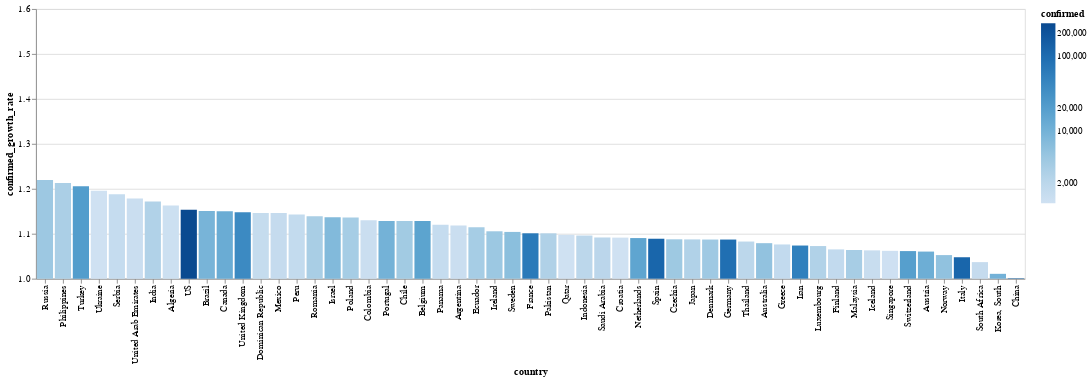

The cell this chart's notebook holds for it:
### Markdown cell above
# Tasa de contagios por país

El color corresponde con la cantidad de casos confirmados

### Code cell
today_df = global_df[
    (global_df.date == global_df.date.max()) & 
    (global_df.confirmed > 1000)
]


alt.Chart(today_df).mark_bar().encode(
    x=alt.X(
        'country', 
        sort=list(
            today_df.set_index('country')
                    .confirmed_growth_rate
                    .sort_values()
                    .index[::-1]
        )
    ),
    y=alt.X(
        'confirmed_growth_rate', 
        scale=alt.Scale(domain=[1, 1.6], clamp=True)
    ),
    color=alt.Color('confirmed', scale=alt.Scale(type='log')),
    tooltip=list(today_df.columns)
)

### Figure 1 — Vega-Lite specification as saved in the notebook (floating-point values rounded to 4 significant figures)
{"config": {"view": {"continuousWidth": 400, "continuousHeight": 300}}, "data": {"name": "data-f24bf666f1d830b883c17a80c2e2fe08"}, "mark": "bar", "encoding": {"color": {"type": "quantitative", "field": "confirmed", "scale": {"type": "log"}}, "tooltip": [{"type": "temporal", "field": "date"}, {"type": "nominal", "field": "country"}, {"type": "quantitative", "field": "confirmed"}, {"type": "quantitative", "field": "recovered"}, {"type": "quantitative", "field": "death"}, {"type": "quantitative", "field": "confirmed_growth_rate"}, {"type": "quantitative", "field": "death_growth_rate"}, {"type": "temporal", "field": "first_infaction_date"}, {"type": "quantitative", "field": "days_from_first_infection"}, {"type": "temporal", "field": "tenth_infaction_date"}, {"type": "quantitative", "field": "days_from_tenth_infection"}, {"type": "temporal", "field": "first_death_date"}, {"type": "quantitative", "field": "days_from_first_death"}, {"type": "temporal", "field": "tenth_death_date"}, {"type": "quantitative", "field": "days_from_tenth_death"}], "x": {"type": "nominal", "field": "country", "sort": ["Russia", "Philippines", "Turkey", "Ukraine", "Serbia", "United Arab Emirates", "India", "Algeria", "US", "Brazil", "Canada", "United Kingdom", "Dominican Republic", "Mexico", "Peru", "Romania", "Israel", "Poland", "Colombia", "Portugal", "Chile", "Belgium", "Panama", "Argentina", "Ecuador", "Ireland", "Sweden", "France", "Pakistan", "Qatar", "Indonesia", "Saudi Arabia", "Croatia", "Netherlands", "Spain", "Czechia", "Japan", "Denmark", "Germany", "Thailand", "Australia", "Greece", "Iran", "Luxembourg", "Finland", "Malaysia", "Iceland", "Singapore", "Switzerland", "Austria", "Norway", "Italy", "South Africa", "Korea, South", "China"]}, "y": {"type": "quantitative", "field": "confirmed_growth_rate", "scale": {"clamp": true, "domain": [1, 1.6]}}}, "$schema": "https://vega.github.io/schema/vega-lite/v4.8.1.json", "datasets": {"data-f24bf666f1d830b883c17a80c2e2fe08": [{"date": "2020-04-03T00:00:00", "country": "Algeria", "confirmed": 1171, "recovered": 62, "death": 105, "confirmed_growth_rate": 1.163, "death_growth_rate": 1.227, "first_infaction_date": "2020-02-25T00:00:00", "days_from_first_infection": 38, "tenth_infaction_date": "2020-03-04T00:00:00", "days_from_tenth_infection": 30.0, "first_death_date": "2020-03-12T00:00:00", "days_from_first_death": 22.0, "tenth_death_date": "2020-03-20T00:00:00", "days_from_tenth_death": 14.0}, {"date": "2020-04-03T00:00:00", "country": "Argentina", "confirmed": 1265, "recovered": 266, "death": 39, "confirmed_growth_rate": 1.118, "death_growth_rate": 1.176, "first_infaction_date": "2020-03-03T00:00:00", "days_from_first_infection": 31, "tenth_infaction_date": "2020-03-08T00:00:00", "days_from_tenth_infection": 26.0, "first_death_date": "2020-03-08T00:00:00", "days_from_first_death": 26.0, "tenth_death_date": "2020-03-22T00:00:00", "days_from_tenth_death": 12.0}, {"date": "2020-04-03T00:00:00", "country": "Australia", "confirmed": 5330, "recovered": 649, "death": 28, "confirmed_growth_rate": 1.079, "death_growth_rate": 1.117, "first_infaction_date": "2020-01-26T00:00:00", "days_from_first_infection": 68, "tenth_infaction_date": "2020-02-01T00:00:00", "days_from_tenth_infection": 62.0, "first_death_date": "2020-03-01T00:00:00", "days_from_first_death": 33.0, "tenth_death_date": "2020-03-26T00:00:00", "days_from_tenth_death": 8.0}, {"date": "2020-04-03T00:00:00", "country": "Austria", "confirmed": 11524, "recovered": 2022, "death": 168, "confirmed_growth_rate": 1.06, "death_growth_rate": 1.166, "first_infaction_date": "2020-02-25T00:00:00", "days_from_first_infection": 38, "tenth_infaction_date": "2020-03-01T00:00:00", "days_from_tenth_infection": 33.0, "first_death_date": "2020-03-12T00:00:00", "days_from_first_death": 22.0, "tenth_death_date": "2020-03-22T00:00:00", "days_from_tenth_death": 12.0}, {"date": "2020-04-03T00:00:00", "country": "Belgium", "confirmed": 16770, "recovered": 2872, "death": 1143, "confirmed_growth_rate": 1.128, "death_growth_rate": 1.219, "first_infaction_date": "2020-02-04T00:00:00", "days_from_first_infection": 59, "tenth_infaction_date": "2020-03-03T00:00:00", "days_from_tenth_infection": 31.0, "first_death_date": "2020-03-11T00:00:00", "days_from_first_death": 23.0, "tenth_death_date": "2020-03-18T00:00:00", "days_from_tenth_death": 16.0}, {"date": "2020-04-03T00:00:00", "country": "Brazil", "confirmed": 9056, "recovered": 127, "death": 359, "confirmed_growth_rate": 1.151, "death_growth_rate": 1.217, "first_infaction_date": "2020-02-26T00:00:00", "days_from_first_infection": 37, "tenth_infaction_date": "2020-03-06T00:00:00", "days_from_tenth_infection": 28.0, "first_death_date": "2020-03-17T00:00:00", "days_from_first_death": 17.0, "tenth_death_date": "2020-03-20T00:00:00", "days_from_tenth_death": 14.0}, {"date": "2020-04-03T00:00:00", "country": "Canada", "confirmed": 12437, "recovered": 2175, "death": 179, "confirmed_growth_rate": 1.15, "death_growth_rate": 1.191, "first_infaction_date": "2020-01-26T00:00:00", "days_from_first_infection": 68, "tenth_infaction_date": "2020-02-25T00:00:00", "days_from_tenth_infection": 38.0, "first_death_date": "2020-03-09T00:00:00", "days_from_first_death": 25.0, "tenth_death_date": "2020-03-20T00:00:00", "days_from_tenth_death": 14.0}, {"date": "2020-04-03T00:00:00", "country": "Chile", "confirmed": 3737, "recovered": 427, "death": 22, "confirmed_growth_rate": 1.128, "death_growth_rate": 1.241, "first_infaction_date": "2020-03-03T00:00:00", "days_from_first_infection": 31, "tenth_infaction_date": "2020-03-10T00:00:00", "days_from_tenth_infection": 24.0, "first_death_date": "2020-03-22T00:00:00", "days_from_first_death": 12.0, "tenth_death_date": "2020-03-31T00:00:00", "days_from_tenth_death": 3.0}, {"date": "2020-04-03T00:00:00", "country": "China", "confirmed": 82511, "recovered": 76760, "death": 3326, "confirmed_growth_rate": 1.001, "death_growth_rate": 1.001, "first_infaction_date": "2020-01-22T00:00:00", "days_from_first_infection": 72, "tenth_infaction_date": "2020-01-22T00:00:00", "days_from_tenth_infection": 72.0, "first_death_date": "2020-01-22T00:00:00", "days_from_first_death": 72.0, "tenth_death_date": "2020-01-22T00:00:00", "days_from_tenth_death": 72.0}, {"date": "2020-04-03T00:00:00", "country": "Colombia", "confirmed": 1267, "recovered": 55, "death": 25, "confirmed_growth_rate": 1.13, "death_growth_rate": 1.233, "first_infaction_date": "2020-03-06T00:00:00", "days_from_first_infection": 28, "tenth_infaction_date": "2020-03-13T00:00:00", "days_from_tenth_infection": 21.0, "first_death_date": "2020-03-22T00:00:00", "days_from_first_death": 12.0, "tenth_death_date": "2020-03-30T00:00:00", "days_from_tenth_death": 4.0}, {"date": "2020-04-03T00:00:00", "country": "Croatia", "confirmed": 1079, "recovered": 92, "death": 8, "confirmed_growth_rate": 1.091, "death_growth_rate": 1.159, "first_infaction_date": "2020-02-25T00:00:00", "days_from_first_infection": 38, "tenth_infaction_date": "2020-03-06T00:00:00", "days_from_tenth_infection": 28.0, "first_death_date": "2020-03-19T00:00:00", "days_from_first_death": 15.0, "tenth_death_date": "", "days_from_tenth_death": null}, {"date": "2020-04-03T00:00:00", "country": "Czechia", "confirmed": 4091, "recovered": 72, "death": 53, "confirmed_growth_rate": 1.088, "death_growth_rate": 1.293, "first_infaction_date": "2020-03-01T00:00:00", "days_from_first_infection": 33, "tenth_infaction_date": "2020-03-05T00:00:00", "days_from_tenth_infection": 29.0, "first_death_date": "2020-03-22T00:00:00", "days_from_first_death": 12.0, "tenth_death_date": "2020-03-28T00:00:00", "days_from_tenth_death": 6.0}, {"date": "2020-04-03T00:00:00", "country": "Denmark", "confirmed": 3946, "recovered": 1287, "death": 139, "confirmed_growth_rate": 1.087, "death_growth_rate": 1.152, "first_infaction_date": "2020-02-27T00:00:00", "days_from_first_infection": 36, "tenth_infaction_date": "2020-03-04T00:00:00", "days_from_tenth_infection": 30.0, "first_death_date": "2020-03-14T00:00:00", "days_from_first_death": 20.0, "tenth_death_date": "2020-03-21T00:00:00", "days_from_tenth_death": 13.0}, {"date": "2020-04-03T00:00:00", "country": "Dominican Republic", "confirmed": 1488, "recovered": 16, "death": 68, "confirmed_growth_rate": 1.146, "death_growth_rate": 1.198, "first_infaction_date": "2020-03-01T00:00:00", "days_from_first_infection": 33, "tenth_infaction_date": "2020-03-14T00:00:00", "days_from_tenth_infection": 20.0, "first_death_date": "2020-03-17T00:00:00", "days_from_first_death": 17.0, "tenth_death_date": "2020-03-27T00:00:00", "days_from_tenth_death": 7.0}, {"date": "2020-04-03T00:00:00", "country": "Ecuador", "confirmed": 3368, "recovered": 65, "death": 145, "confirmed_growth_rate": 1.115, "death_growth_rate": 1.224, "first_infaction_date": "2020-03-01T00:00:00", "days_from_first_infection": 33, "tenth_infaction_date": "2020-03-05T00:00:00", "days_from_tenth_infection": 29.0, "first_death_date": "2020-03-14T00:00:00", "days_from_first_death": 20.0, "tenth_death_date": "2020-03-22T00:00:00", "days_from_tenth_death": 12.0}, {"date": "2020-04-03T00:00:00", "country": "Finland", "confirmed": 1615, "recovered": 300, "death": 20, "confirmed_growth_rate": 1.065, "death_growth_rate": 1.167, "first_infaction_date": "2020-01-29T00:00:00", "days_from_first_infection": 65, "tenth_infaction_date": "2020-03-05T00:00:00", "days_from_tenth_infection": 29.0, "first_death_date": "2020-03-21T00:00:00", "days_from_first_death": 13.0, "tenth_death_date": "2020-03-29T00:00:00", "days_from_tenth_death": 5.0}, {"date": "2020-04-03T00:00:00", "country": "France", "confirmed": 65202, "recovered": 14135, "death": 6520, "confirmed_growth_rate": 1.101, "death_growth_rate": 1.186, "first_infaction_date": "2020-01-24T00:00:00", "days_from_first_infection": 70, "tenth_infaction_date": "2020-02-08T00:00:00", "days_from_tenth_infection": 55.0, "first_death_date": "2020-02-15T00:00:00", "days_from_first_death": 48.0, "tenth_death_date": "2020-03-07T00:00:00", "days_from_tenth_death": 27.0}, {"date": "2020-04-03T00:00:00", "country": "Germany", "confirmed": 91159, "recovered": 24575, "death": 1275, "confirmed_growth_rate": 1.087, "death_growth_rate": 1.207, "first_infaction_date": "2020-01-27T00:00:00", "days_from_first_infection": 67, "tenth_infaction_date": "2020-02-03T00:00:00", "days_from_tenth_infection": 60.0, "first_death_date": "2020-03-09T00:00:00", "days_from_first_death": 25.0, "tenth_death_date": "2020-03-15T00:00:00", "days_from_tenth_death": 19.0}, {"date": "2020-04-03T00:00:00", "country": "Greece", "confirmed": 1613, "recovered": 78, "death": 63, "confirmed_growth_rate": 1.076, "death_growth_rate": 1.124, "first_infaction_date": "2020-02-26T00:00:00", "days_from_first_infection": 37, "tenth_infaction_date": "2020-03-05T00:00:00", "days_from_tenth_infection": 29.0, "first_death_date": "2020-03-11T00:00:00", "days_from_first_death": 23.0, "tenth_death_date": "2020-03-21T00:00:00", "days_from_tenth_death": 13.0}, {"date": "2020-04-03T00:00:00", "country": "Iceland", "confirmed": 1364, "recovered": 309, "death": 4, "confirmed_growth_rate": 1.063, "death_growth_rate": 1.086, "first_infaction_date": "2020-02-28T00:00:00", "days_from_first_infection": 35, "tenth_infaction_date": "2020-03-03T00:00:00", "days_from_tenth_infection": 31.0, "first_death_date": "2020-03-15T00:00:00", "days_from_first_death": 19.0, "tenth_death_date": "", "days_from_tenth_death": null}, {"date": "2020-04-03T00:00:00", "country": "India", "confirmed": 2567, "recovered": 192, "death": 72, "confirmed_growth_rate": 1.172, "death_growth_rate": 1.206, "first_infaction_date": "2020-01-30T00:00:00", "days_from_first_infection": 64, "tenth_infaction_date": "2020-03-04T00:00:00", "days_from_tenth_infection": 30.0, "first_death_date": "2020-03-11T00:00:00", "days_from_first_death": 23.0, "tenth_death_date": "2020-03-25T00:00:00", "days_from_tenth_death": 9.0}, {"date": "2020-04-03T00:00:00", "country": "Indonesia", "confirmed": 1986, "recovered": 134, "death": 181, "confirmed_growth_rate": 1.096, "death_growth_rate": 1.111, "first_infaction_date": "2020-03-02T00:00:00", "days_from_first_infection": 32, "tenth_infaction_date": "2020-03-09T00:00:00", "days_from_tenth_infection": 25.0, "first_death_date": "2020-03-11T00:00:00", "days_from_first_death": 23.0, "tenth_death_date": "2020-03-18T00:00:00", "days_from_tenth_death": 16.0}, {"date": "2020-04-03T00:00:00", "country": "Iran", "confirmed": 53183, "recovered": 17935, "death": 3294, "confirmed_growth_rate": 1.074, "death_growth_rate": 1.048, "first_infaction_date": "2020-02-19T00:00:00", "days_from_first_infection": 44, "tenth_infaction_date": "2020-02-21T00:00:00", "days_from_tenth_infection": 42.0, "first_death_date": "2020-02-19T00:00:00", "days_from_first_death": 44.0, "tenth_death_date": "2020-02-24T00:00:00", "days_from_tenth_death": 39.0}, {"date": "2020-04-03T00:00:00", "country": "Ireland", "confirmed": 4273, "recovered": 5, "death": 120, "confirmed_growth_rate": 1.105, "death_growth_rate": 1.277, "first_infaction_date": "2020-02-29T00:00:00", "days_from_first_infection": 34, "tenth_infaction_date": "2020-03-06T00:00:00", "days_from_tenth_infection": 28.0, "first_death_date": "2020-03-11T00:00:00", "days_from_first_death": 23.0, "tenth_death_date": "2020-03-26T00:00:00", "days_from_tenth_death": 8.0}, {"date": "2020-04-03T00:00:00", "country": "Israel", "confirmed": 7428, "recovered": 403, "death": 40, "confirmed_growth_rate": 1.137, "death_growth_rate": 1.195, "first_infaction_date": "2020-02-21T00:00:00", "days_from_first_infection": 42, "tenth_infaction_date": "2020-03-03T00:00:00", "days_from_tenth_infection": 31.0, "first_death_date": "2020-03-21T00:00:00", "days_from_first_death": 13.0, "tenth_death_date": "2020-03-27T00:00:00", "days_from_tenth_death": 7.0}, {"date": "2020-04-03T00:00:00", "country": "Italy", "confirmed": 119827, "recovered": 19758, "death": 14681, "confirmed_growth_rate": 1.048, "death_growth_rate": 1.07, "first_infaction_date": "2020-01-31T00:00:00", "days_from_first_infection": 63, "tenth_infaction_date": "2020-02-21T00:00:00", "days_from_tenth_infection": 42.0, "first_death_date": "2020-02-21T00:00:00", "days_from_first_death": 42.0, "tenth_death_date": "2020-02-26T00:00:00", "days_from_tenth_death": 37.0}, {"date": "2020-04-03T00:00:00", "country": "Japan", "confirmed": 2617, "recovered": 514, "death": 63, "confirmed_growth_rate": 1.087, "death_growth_rate": 1.037, "first_infaction_date": "2020-01-22T00:00:00", "days_from_first_infection": 72, "tenth_infaction_date": "2020-01-30T00:00:00", "days_from_tenth_infection": 64.0, "first_death_date": "2020-02-13T00:00:00", "days_from_first_death": 50.0, "tenth_death_date": "2020-03-11T00:00:00", "days_from_tenth_death": 23.0}, {"date": "2020-04-03T00:00:00", "country": "Korea, South", "confirmed": 10062, "recovered": 6021, "death": 174, "confirmed_growth_rate": 1.011, "death_growth_rate": 1.033, "first_infaction_date": "2020-01-22T00:00:00", "days_from_first_infection": 72, "tenth_infaction_date": "2020-01-31T00:00:00", "days_from_tenth_infection": 63.0, "first_death_date": "2020-02-20T00:00:00", "days_from_first_death": 43.0, "tenth_death_date": "2020-02-26T00:00:00", "days_from_tenth_death": 37.0}, {"date": "2020-04-03T00:00:00", "country": "Luxembourg", "confirmed": 2612, "recovered": 500, "death": 31, "confirmed_growth_rate": 1.073, "death_growth_rate": 1.113, "first_infaction_date": "2020-02-29T00:00:00", "days_from_first_infection": 34, "tenth_infaction_date": "2020-03-12T00:00:00", "days_from_tenth_infection": 22.0, "first_death_date": "2020-03-14T00:00:00", "days_from_first_death": 20.0, "tenth_death_date": "2020-03-27T00:00:00", "days_from_tenth_death": 7.0}, {"date": "2020-04-03T00:00:00", "country": "Malaysia", "confirmed": 3333, "recovered": 827, "death": 53, "confirmed_growth_rate": 1.064, "death_growth_rate": 1.11, "first_infaction_date": "2020-01-25T00:00:00", "days_from_first_infection": 69, "tenth_infaction_date": "2020-02-05T00:00:00", "days_from_tenth_infection": 58.0, "first_death_date": "2020-03-17T00:00:00", "days_from_first_death": 17.0, "tenth_death_date": "2020-03-23T00:00:00", "days_from_tenth_death": 11.0}, {"date": "2020-04-03T00:00:00", "country": "Mexico", "confirmed": 1510, "recovered": 633, "death": 50, "confirmed_growth_rate": 1.146, "death_growth_rate": 1.307, "first_infaction_date": "2020-02-28T00:00:00", "days_from_first_infection": 35, "tenth_infaction_date": "2020-03-12T00:00:00", "days_from_tenth_infection": 22.0, "first_death_date": "2020-03-19T00:00:00", "days_from_first_death": 15.0, "tenth_death_date": "2020-03-28T00:00:00", "days_from_tenth_death": 6.0}, {"date": "2020-04-03T00:00:00", "country": "Netherlands", "confirmed": 15821, "recovered": 260, "death": 1490, "confirmed_growth_rate": 1.09, "death_growth_rate": 1.154, "first_infaction_date": "2020-02-27T00:00:00", "days_from_first_infection": 36, "tenth_infaction_date": "2020-03-02T00:00:00", "days_from_tenth_infection": 32.0, "first_death_date": "2020-03-06T00:00:00", "days_from_first_death": 28.0, "tenth_death_date": "2020-03-14T00:00:00", "days_from_tenth_death": 20.0}, {"date": "2020-04-03T00:00:00", "country": "Norway", "confirmed": 5370, "recovered": 32, "death": 59, "confirmed_growth_rate": 1.052, "death_growth_rate": 1.177, "first_infaction_date": "2020-02-26T00:00:00", "days_from_first_infection": 37, "tenth_infaction_date": "2020-02-29T00:00:00", "days_from_tenth_infection": 34.0, "first_death_date": "2020-03-14T00:00:00", "days_from_first_death": 20.0, "tenth_death_date": "2020-03-24T00:00:00", "days_from_tenth_death": 10.0}, {"date": "2020-04-03T00:00:00", "country": "Pakistan", "confirmed": 2686, "recovered": 126, "death": 40, "confirmed_growth_rate": 1.101, "death_growth_rate": 1.21, "first_infaction_date": "2020-02-26T00:00:00", "days_from_first_infection": 37, "tenth_infaction_date": "2020-03-10T00:00:00", "days_from_tenth_infection": 24.0, "first_death_date": "2020-03-19T00:00:00", "days_from_first_death": 15.0, "tenth_death_date": "2020-03-27T00:00:00", "days_from_tenth_death": 7.0}, {"date": "2020-04-03T00:00:00", "country": "Panama", "confirmed": 1475, "recovered": 10, "death": 37, "confirmed_growth_rate": 1.12, "death_growth_rate": 1.236, "first_infaction_date": "2020-03-10T00:00:00", "days_from_first_infection": 24, "tenth_infaction_date": "2020-03-12T00:00:00", "days_from_tenth_infection": 22.0, "first_death_date": "2020-03-11T00:00:00", "days_from_first_death": 23.0, "tenth_death_date": "2020-03-28T00:00:00", "days_from_tenth_death": 6.0}, {"date": "2020-04-03T00:00:00", "country": "Peru", "confirmed": 1595, "recovered": 537, "death": 61, "confirmed_growth_rate": 1.143, "death_growth_rate": 1.284, "first_infaction_date": "2020-03-06T00:00:00", "days_from_first_infection": 28, "tenth_infaction_date": "2020-03-10T00:00:00", "days_from_tenth_infection": 24.0, "first_death_date": "2020-03-20T00:00:00", "days_from_first_death": 14.0, "tenth_death_date": "2020-03-27T00:00:00", "days_from_tenth_death": 7.0}, {"date": "2020-04-03T00:00:00", "country": "Philippines", "confirmed": 3018, "recovered": 52, "death": 136, "confirmed_growth_rate": 1.213, "death_growth_rate": 1.144, "first_infaction_date": "2020-01-30T00:00:00", "days_from_first_infection": 64, "tenth_infaction_date": "2020-03-09T00:00:00", "days_from_tenth_infection": 25.0, "first_death_date": "2020-02-02T00:00:00", "days_from_first_death": 61.0, "tenth_death_date": "2020-03-15T00:00:00", "days_from_tenth_death": 19.0}, {"date": "2020-04-03T00:00:00", "country": "Poland", "confirmed": 3383, "recovered": 56, "death": 71, "confirmed_growth_rate": 1.136, "death_growth_rate": 1.242, "first_infaction_date": "2020-03-04T00:00:00", "days_from_first_infection": 30, "tenth_infaction_date": "2020-03-08T00:00:00", "days_from_tenth_infection": 26.0, "first_death_date": "2020-03-12T00:00:00", "days_from_first_death": 22.0, "tenth_death_date": "2020-03-25T00:00:00", "days_from_tenth_death": 9.0}, {"date": "2020-04-03T00:00:00", "country": "Portugal", "confirmed": 9886, "recovered": 68, "death": 246, "confirmed_growth_rate": 1.128, "death_growth_rate": 1.184, "first_infaction_date": "2020-03-02T00:00:00", "days_from_first_infection": 32, "tenth_infaction_date": "2020-03-06T00:00:00", "days_from_tenth_infection": 28.0, "first_death_date": "2020-03-17T00:00:00", "days_from_first_death": 17.0, "tenth_death_date": "2020-03-21T00:00:00", "days_from_tenth_death": 13.0}, {"date": "2020-04-03T00:00:00", "country": "Qatar", "confirmed": 1075, "recovered": 93, "death": 3, "confirmed_growth_rate": 1.098, "death_growth_rate": 1.243, "first_infaction_date": "2020-02-29T00:00:00", "days_from_first_infection": 34, "tenth_infaction_date": "2020-03-08T00:00:00", "days_from_tenth_infection": 26.0, "first_death_date": "2020-03-28T00:00:00", "days_from_first_death": 6.0, "tenth_death_date": "", "days_from_tenth_death": null}, {"date": "2020-04-03T00:00:00", "country": "Romania", "confirmed": 3183, "recovered": 283, "death": 133, "confirmed_growth_rate": 1.139, "death_growth_rate": 1.27, "first_infaction_date": "2020-02-26T00:00:00", "days_from_first_infection": 37, "tenth_infaction_date": "2020-03-08T00:00:00", "days_from_tenth_infection": 26.0, "first_death_date": "2020-03-22T00:00:00", "days_from_first_death": 12.0, "tenth_death_date": "2020-03-24T00:00:00", "days_from_tenth_death": 10.0}, {"date": "2020-04-03T00:00:00", "country": "Russia", "confirmed": 4149, "recovered": 281, "death": 34, "confirmed_growth_rate": 1.22, "death_growth_rate": 1.303, "first_infaction_date": "2020-01-31T00:00:00", "days_from_first_infection": 63, "tenth_infaction_date": "2020-03-06T00:00:00", "days_from_tenth_infection": 28.0, "first_death_date": "2020-03-19T00:00:00", "days_from_first_death": 15.0, "tenth_death_date": "2020-03-31T00:00:00", "days_from_tenth_death": 3.0}, {"date": "2020-04-03T00:00:00", "country": "Saudi Arabia", "confirmed": 2039, "recovered": 351, "death": 25, "confirmed_growth_rate": 1.092, "death_growth_rate": 1.327, "first_infaction_date": "2020-03-02T00:00:00", "days_from_first_infection": 32, "tenth_infaction_date": "2020-03-08T00:00:00", "days_from_tenth_infection": 26.0, "first_death_date": "2020-03-24T00:00:00", "days_from_first_death": 10.0, "tenth_death_date": "2020-04-01T00:00:00", "days_from_tenth_death": 2.0}, {"date": "2020-04-03T00:00:00", "country": "Serbia", "confirmed": 1476, "recovered": 0, "death": 39, "confirmed_growth_rate": 1.188, "death_growth_rate": 1.299, "first_infaction_date": "2020-03-06T00:00:00", "days_from_first_infection": 28, "tenth_infaction_date": "2020-03-11T00:00:00", "days_from_tenth_infection": 23.0, "first_death_date": "2020-03-20T00:00:00", "days_from_first_death": 14.0, "tenth_death_date": "2020-03-29T00:00:00", "days_from_tenth_death": 5.0}, {"date": "2020-04-03T00:00:00", "country": "Singapore", "confirmed": 1114, "recovered": 282, "death": 5, "confirmed_growth_rate": 1.062, "death_growth_rate": 1.155, "first_infaction_date": "2020-01-23T00:00:00", "days_from_first_infection": 71, "tenth_infaction_date": "2020-01-31T00:00:00", "days_from_tenth_infection": 63.0, "first_death_date": "2020-03-21T00:00:00", "days_from_first_death": 13.0, "tenth_death_date": "", "days_from_tenth_death": null}, {"date": "2020-04-03T00:00:00", "country": "South Africa", "confirmed": 1505, "recovered": 95, "death": 9, "confirmed_growth_rate": 1.037, "death_growth_rate": 1.329, "first_infaction_date": "2020-03-05T00:00:00", "days_from_first_infection": 29, "tenth_infaction_date": "2020-03-11T00:00:00", "days_from_tenth_infection": 23.0, "first_death_date": "2020-03-27T00:00:00", "days_from_first_death": 7.0, "tenth_death_date": "", "days_from_tenth_death": null}, {"date": "2020-04-03T00:00:00", "country": "Spain", "confirmed": 119199, "recovered": 30513, "death": 11198, "confirmed_growth_rate": 1.089, "death_growth_rate": 1.118, "first_infaction_date": "2020-02-01T00:00:00", "days_from_first_infection": 62, "tenth_infaction_date": "2020-02-26T00:00:00", "days_from_tenth_infection": 37.0, "first_death_date": "2020-03-03T00:00:00", "days_from_first_death": 31.0, "tenth_death_date": "2020-03-08T00:00:00", "days_from_tenth_death": 26.0}, {"date": "2020-04-03T00:00:00", "country": "Sweden", "confirmed": 6131, "recovered": 205, "death": 358, "confirmed_growth_rate": 1.104, "death_growth_rate": 1.198, "first_infaction_date": "2020-01-31T00:00:00", "days_from_first_infection": 63, "tenth_infaction_date": "2020-02-29T00:00:00", "days_from_tenth_infection": 34.0, "first_death_date": "2020-03-11T00:00:00", "days_from_first_death": 23.0, "tenth_death_date": "2020-03-19T00:00:00", "days_from_tenth_death": 15.0}, {"date": "2020-04-03T00:00:00", "country": "Switzerland", "confirmed": 19606, "recovered": 4846, "death": 591, "confirmed_growth_rate": 1.061, "death_growth_rate": 1.144, "first_infaction_date": "2020-02-25T00:00:00", "days_from_first_infection": 38, "tenth_infaction_date": "2020-02-29T00:00:00", "days_from_tenth_infection": 34.0, "first_death_date": "2020-03-05T00:00:00", "days_from_first_death": 29.0, "tenth_death_date": "2020-03-13T00:00:00", "days_from_tenth_death": 21.0}, {"date": "2020-04-03T00:00:00", "country": "Thailand", "confirmed": 1978, "recovered": 612, "death": 19, "confirmed_growth_rate": 1.083, "death_growth_rate": 1.211, "first_infaction_date": "2020-01-22T00:00:00", "days_from_first_infection": 72, "tenth_infaction_date": "2020-01-28T00:00:00", "days_from_tenth_infection": 66.0, "first_death_date": "2020-03-01T00:00:00", "days_from_first_death": 33.0, "tenth_death_date": "2020-04-01T00:00:00", "days_from_tenth_death": 2.0}, {"date": "2020-04-03T00:00:00", "country": "Turkey", "confirmed": 20921, "recovered": 484, "death": 425, "confirmed_growth_rate": 1.205, "death_growth_rate": 1.245, "first_infaction_date": "2020-03-11T00:00:00", "days_from_first_infection": 23, "tenth_infaction_date": "2020-03-16T00:00:00", "days_from_tenth_infection": 18.0, "first_death_date": "2020-03-17T00:00:00", "days_from_first_death": 17.0, "tenth_death_date": "2020-03-22T00:00:00", "days_from_tenth_death": 12.0}, {"date": "2020-04-03T00:00:00", "country": "US", "confirmed": 275586, "recovered": 9707, "death": 7087, "confirmed_growth_rate": 1.153, "death_growth_rate": 1.24, "first_infaction_date": "2020-01-22T00:00:00", "days_from_first_infection": 72, "tenth_infaction_date": "2020-02-03T00:00:00", "days_from_tenth_infection": 60.0, "first_death_date": "2020-02-29T00:00:00", "days_from_first_death": 34.0, "tenth_death_date": "2020-03-04T00:00:00", "days_from_tenth_death": 30.0}, {"date": "2020-04-03T00:00:00", "country": "Ukraine", "confirmed": 1072, "recovered": 22, "death": 27, "confirmed_growth_rate": 1.196, "death_growth_rate": 1.26, "first_infaction_date": "2020-03-03T00:00:00", "days_from_first_infection": 31, "tenth_infaction_date": "2020-03-17T00:00:00", "days_from_tenth_infection": 17.0, "first_death_date": "2020-03-13T00:00:00", "days_from_first_death": 21.0, "tenth_death_date": "2020-03-30T00:00:00", "days_from_tenth_death": 4.0}, {"date": "2020-04-03T00:00:00", "country": "United Arab Emirates", "confirmed": 1264, "recovered": 108, "death": 9, "confirmed_growth_rate": 1.179, "death_growth_rate": 1.251, "first_infaction_date": "2020-01-29T00:00:00", "days_from_first_infection": 65, "tenth_infaction_date": "2020-02-22T00:00:00", "days_from_tenth_infection": 41.0, "first_death_date": "2020-03-20T00:00:00", "days_from_first_death": 14.0, "tenth_death_date": "", "days_from_tenth_death": null}, {"date": "2020-04-03T00:00:00", "country": "United Kingdom", "confirmed": 38689, "recovered": 208, "death": 3611, "confirmed_growth_rate": 1.148, "death_growth_rate": 1.251, "first_infaction_date": "2020-01-31T00:00:00", "days_from_first_infection": 63, "tenth_infaction_date": "2020-02-24T00:00:00", "days_from_tenth_infection": 39.0, "first_death_date": "2020-03-05T00:00:00", "days_from_first_death": 29.0, "tenth_death_date": "2020-03-14T00:00:00", "days_from_tenth_death": 20.0}]}}
